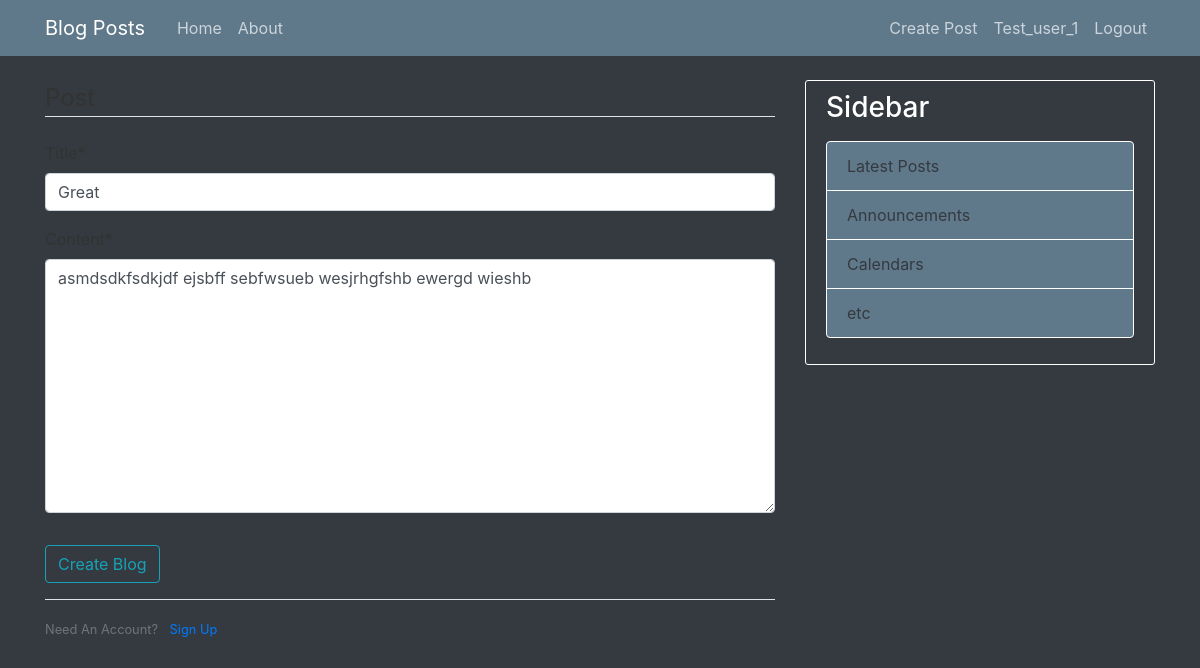
Page /post/1/update/ (signed in) on the committed database.
### blog/models.py (models this page shows, shortened)
class Post(models.Model) : #inherted form Model
    title  = models.CharField(max_length=100)
    content = models.TextField()
    date_posted=models.DateTimeField(default=timezone.now)#auto_now=True(everytime a post is updated it date_posted gets updated)
    Author=models.ForeignKey(User,on_delete=models.CASCADE)

### blog/views.py (the view, shortened to what this page needs)
# urls.py: path('post/<int:pk>/update/',PostUpdateView.as_view(),name='post-update')
class PostUpdateView(LoginRequiredMixin,UserPassesTestMixin, UpdateView):#added Login RequiredMixin to the far left
    model=Post
    fields=['title', 'content']
    def test_func(self):#this will run validity checks (naming convention is standard)
        post=self.get_object()
        if(self.request.user==post.Author):
            return True
        return False

### blog/templates/blog/post_form.html (shortened to what this page needs)
{% extends "blog/base.html" %}
{% load crispy_forms_tags %}
{% block content%}
    <div class="content ">
        <form method="POST"action="">
            <fieldset class="form-group">
                <legend class="border-bottom mb-4"> Post</legend>
                {{ form|crispy }}
            </fieldset>
            <div class="form-group">
                <button class="btn btn-outline-info" type="submit">Create Blog</button>
            </div>
        </form>
        <div class="border-top pt-3">
            <small class="text-muted">Need An Account?
                <a href="{% url 'register' %}" class="ml-2">Sign Up</a>
            </small>
        </div>
    </div>
{% endblock content %}

### blog/templates/blog/base.html (shortened to what this page needs)
{% load static %}
<!DOCTYPE html>
<html lang="en">
<head>
    <link rel="stylesheet" href="https://cdn.jsdelivr.net/npm/bootstrap@4.0.0/dist/css/bootstrap.min.css">
    <link rel="stylesheet" type="text/css" href= "{% static 'blog/main.css' %}">
</head>
</head>
<body class="bg-dark">
    <header class="site-header">
        <nav class="navbar navbar-expand-md navbar-dark bg-steel fixed-top">
          <div class="container">
            <a class="navbar-brand mr-4" href="{% url 'blog-home' %}">Blog Posts</a>
            <div class="collapse navbar-collapse" id="navbarToggle">
              <div class="navbar-nav mr-auto">
                <a class="nav-item nav-link" href="{% url 'blog-home' %}">Home</a>
                <a class="nav-item nav-link" href="{% url 'blog-about' %}">About</a>
              </div>
              {% if user.is_authenticated %}
                <div class="navbar-nav">
                  <a href="{% url 'post-create' %}" class="navbar nav-link"> Create Post</a>
                  <a href="{% url 'profile' %}" class="navbar nav-link"> {{user.username}}</a>
                  <a href="{% url 'logout' %}" class="nav-item nav-link">Logout</a>
                </div>
              {% else %}
                <div class="navbar-nav">
                  <a class="nav-item nav-link" href="{% url 'login' %}">Login</a>
                  <a class="nav-item nav-link" href="{% url 'register' %}">Register</a>
                </div>
              {% endif %}
            </div>
          </div>
        </nav>
      </header>
      <main role="main" class="container">
        <div class="row">
          <div class="col-md-8">
            {% block content %}{% endblock %}
          </div>
          <div class="col-md-4 ">
            <div class="content-section bg-dark border border-white">
              <h3 class="text-white">Sidebar</h3>
              <p class='text-muted'>
                <ul class="list-group">
                  <li class="list-group-item list-group-item-light bg-steel text-dark border border-white">Latest Posts</li>
                  <li class="list-group-item list-group-item-light bg-steel text-dark border border-white">Announcements</li>
                  <li class="list-group-item list-group-item-light bg-steel text-dark border border-white">Calendars</li>
                  <li class="list-group-item list-group-item-light bg-steel text-dark border border-white">etc</li>
                </ul>
              </p>
            </div>
          </div>
        </div>
      </main>
</body>
</html>

### blog/static/blog/main.css (style rules this page uses)
body { background: #fafafa; color: #333333; margin-top: 5rem; }
h1, h2, h3, h4, h5, h6 { color: #444444; }
ul { margin: 0; }
.bg-steel { background-color: #5f788a; }
.site-header .navbar-nav .nav-link { color: #cbd5db; }
.content-section { background: #ffffff; padding: 10px 20px; border: 1px solid #dddddd; border-radius: 3px; margin-bottom: 20px; }

### rows in the picture
Post: title "Great", content "asmdsdkfsdkjdf ejsbff sebfwsueb wesjrhgfshb ewergd wieshb"

### other values in the picture
{{ user.username }} "Test_user_1"
